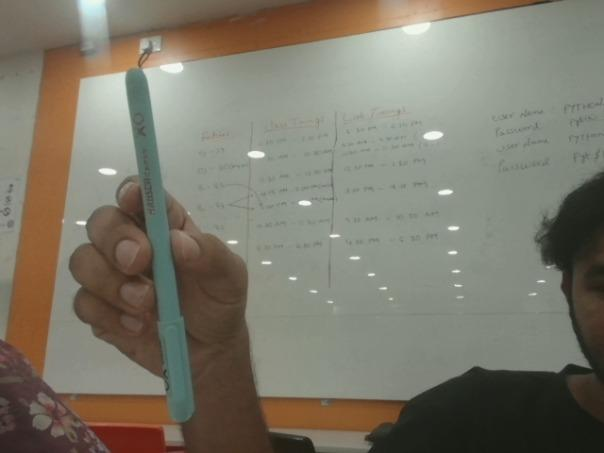
#> input picture backend27/smartmart_api/temp_detect_image.jpg, 604 x 453 px
$ python -i detect.py   (imports and definitions only)
#> lines starting #> are read from the running program, lines starting #| are printed output that depends on the picture; after the words box and inside, x2 and y2 are one past the last pixel; in counts of white or black regions, pixels touching at a corner belong together
import cv2
import os


def detect_hardware_ai(image_path):

    # LOAD IMAGE

#> called with image_path = '../temp_detect_image.jpg'
    image = cv2.imread(image_path)
#> image is the input picture: shape (453, 604, 3); mean B, G, R 106.8, 120.4, 124.3

    # CHECK IMAGE

    if image is None:

        return {

            "category": "Unknown",

            "confidence": 0,

            "length_mm": 0,

            "diameter_mm": 0,

            "output_image": ""

        }

    # COPY IMAGE

    output_image = image.copy()

    # CONVERT TO GRAY

    gray = cv2.cvtColor(

        image,

        cv2.COLOR_BGR2GRAY

    )
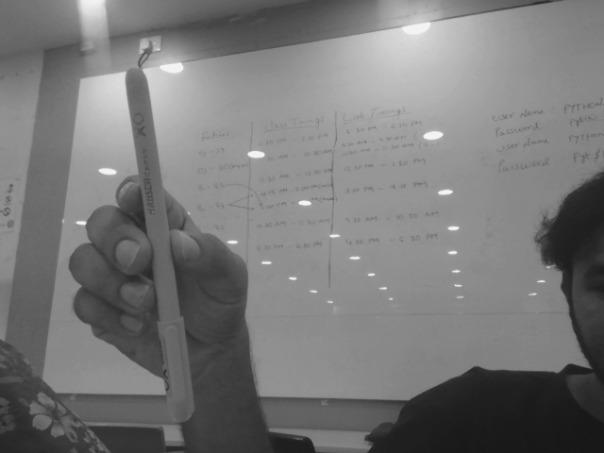
#> gray: shape (453, 604); min 21, max 254, mean 119.9

    # BLUR IMAGE

    blur = cv2.GaussianBlur(

        gray,

        (5, 5),

        0

    )

    # THRESHOLD

    _, thresh = cv2.threshold(

        blur,

        180,

        255,

        cv2.THRESH_BINARY_INV

    )
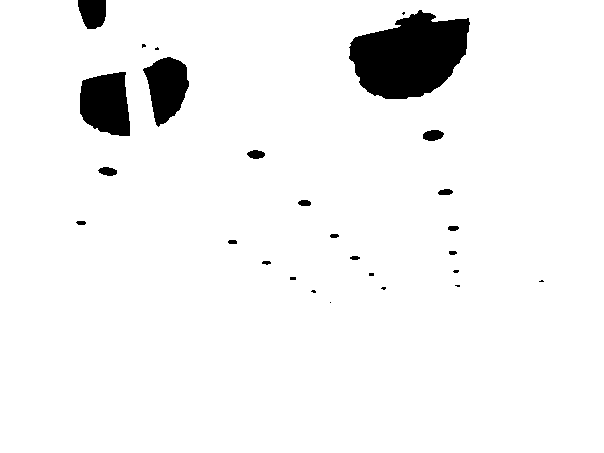
#> thresh: shape (453, 604); 95% white; 27 black regions (11 under 20 px)

    # FIND CONTOURS

    contours, _ = cv2.findContours(

        thresh,

        cv2.RETR_EXTERNAL,

        cv2.CHAIN_APPROX_SIMPLE

    )
#> contours = 1 contour; box (x1, y1, x2, y2) and area: (0, 0, 604, 453) 271862

    detected_category = "Unknown"

    confidence = 95

    length_mm = 0

    diameter_mm = 0

    # FILTER SMALL OBJECTS

    filtered_contours = [

        c for c in contours

        if cv2.contourArea(c) > 500

    ]
#> filtered_contours has the same summary as contours

    print("TOTAL CONTOURS:", len(contours))
#| TOTAL CONTOURS: 1

    print("FILTERED CONTOURS:", len(filtered_contours))
#| FILTERED CONTOURS: 1

    # DETECT BIGGEST OBJECT

    if filtered_contours:

        biggest_contour = max(

            filtered_contours,

            key=cv2.contourArea

        )
#> biggest_contour = contour of 34 points, box (x1, y1, x2, y2) (0, 0, 604, 453), area 271862

        x, y, w, h = cv2.boundingRect(

            biggest_contour

        )
#> x = 0; y = 0; w = 604; h = 453

        print("WIDTH:", w)
#| WIDTH: 604

        print("HEIGHT:", h)
#| HEIGHT: 453

        # PIXEL TO MM

        length_mm = round(h / 8)
#> length_mm = 57

        diameter_mm = round(w / 8)
#> diameter_mm = 76

        # AVOID DIVIDE ERROR

        if w == 0:

            aspect_ratio = 0

        else:

            aspect_ratio = h / w
#> aspect_ratio = 0.75

        print("ASPECT RATIO:", aspect_ratio)
#| ASPECT RATIO: 0.75

        # AI CATEGORY DETECTION

        # PIPE

        if diameter_mm >= 5:

            detected_category = "Pipe"

        # SCREW

        elif aspect_ratio > 2.5:

            detected_category = "Screw"

        # MOTOR

        elif w > 200 and h > 200:

            detected_category = "Motor"

        # SPANNER

        elif 1.2 < aspect_ratio < 2.5:

            detected_category = "Spanner"

        # BOLT

        else:

            detected_category = "Bolt"

        print("DETECTED CATEGORY:", detected_category)

        print("LENGTH MM:", length_mm)
#| LENGTH MM: 57

        print("DIAMETER MM:", diameter_mm)
#| DIAMETER MM: 76

        # DRAW GREEN RECTANGLE

        cv2.rectangle(

            output_image,

            (x, y),

            (x + w, y + h),

            (0, 255, 0),

            8

        )

        # LENGTH LINE

        cv2.line(

            output_image,

            (x + w + 20, y),

            (x + w + 20, y + h),

            (255, 0, 0),

            6

        )

        # DIAMETER LINE

        cv2.line(

            output_image,

            (x, y + h + 20),

            (x + w, y + h + 20),

            (0, 0, 255),

            6

        )

        # LENGTH TEXT

        cv2.putText(

            output_image,

            f"Length: {length_mm}MM",

            (40, 80),

            cv2.FONT_HERSHEY_SIMPLEX,

            1.5,

            (255, 0, 0),

            4

        )

        # DIAMETER TEXT

        cv2.putText(

            output_image,

            f"Diameter: {diameter_mm}MM",

            (40, 150),

            cv2.FONT_HERSHEY_SIMPLEX,

            1.5,

            (0, 0, 255),

            4

        )

        # CATEGORY TEXT

        cv2.putText(

            output_image,

            f"Detected: {detected_category}",

            (40, 220),

            cv2.FONT_HERSHEY_SIMPLEX,

            1.5,

            (0, 255, 0),

            4

        )

        # CENTER POINT

        center_x = x + w // 2
#> center_x = 302

        center_y = y + h // 2
#> center_y = 226

        cv2.circle(

            output_image,

            (center_x, center_y),

            15,

            (0, 255, 255),

            -1

        )
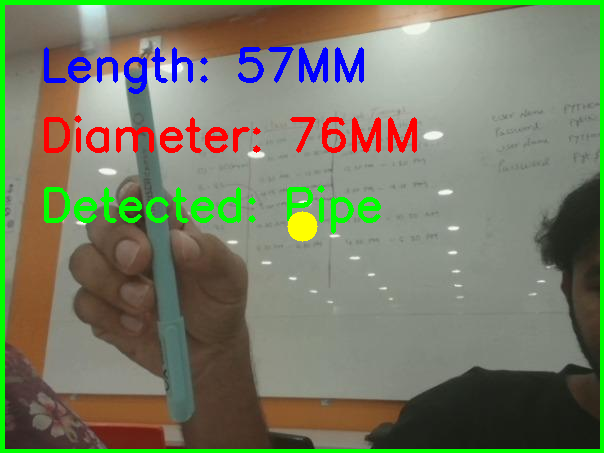
#> output_image: shape (453, 604, 3); mean B, G, R 101.5, 123.5, 118.7

    else:

        print("NO OBJECT DETECTED")

        detected_category = "Unknown"

    # CREATE MEDIA FOLDER

    os.makedirs(

        "media",

        exist_ok=True

    )

    # SAVE OUTPUT IMAGE

    output_path = os.path.join(

        "media",

        "detected_output.png"

    )

    cv2.imwrite(

        output_path,

        output_image

    )

    print("IMAGE SAVED")

    print("PATH:", output_path)

    return {

        "category": detected_category,

        "confidence": confidence,

        "length_mm": length_mm,

        "diameter_mm": diameter_mm,

        "output_image": output_path

    }

>>> result = detect_hardware_ai('../temp_detect_image.jpg')
#> result = {'category': 'Pipe', 'confidence': 95, 'length_mm': 57, 'diameter_mm': 76, 'output_image': 'media/detected_output.png'}
